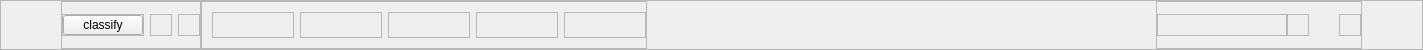
    <widget class="QFrame" name="frame_2">
     <property name="minimumSize">
      <size>
       <width>0</width>
       <height>50</height>
      </size>
     </property>
     <property name="maximumSize">
      <size>
       <width>16777215</width>
       <height>50</height>
      </size>
     </property>
     <property name="frameShape">
      <enum>QFrame::StyledPanel</enum>
     </property>
     <property name="frameShadow">
      <enum>QFrame::Raised</enum>
     </property>
     <layout class="QHBoxLayout" name="horizontalLayout_8">
      <property name="spacing">
       <number>0</number>
      </property>
      <property name="leftMargin">
       <number>60</number>
      </property>
      <property name="topMargin">
       <number>0</number>
      </property>
      <property name="rightMargin">
       <number>60</number>
      </property>
      <property name="bottomMargin">
       <number>0</number>
      </property>
      <item>
       <widget class="QFrame" name="frame_5">
        <property name="frameShape">
         <enum>QFrame::StyledPanel</enum>
        </property>
        <property name="frameShadow">
         <enum>QFrame::Raised</enum>
        </property>
        <layout class="QHBoxLayout" name="horizontalLayout_2">
         <property name="leftMargin">
          <number>0</number>
         </property>
         <property name="topMargin">
          <number>0</number>
         </property>
         <property name="rightMargin">
          <number>0</number>
         </property>
         <property name="bottomMargin">
          <number>0</number>
         </property>
         <item>
          <widget class="QFrame" name="frame_6">
           <property name="minimumSize">
            <size>
             <width>82</width>
             <height>22</height>
            </size>
           </property>
           <property name="maximumSize">
            <size>
             <width>82</width>
             <height>22</height>
            </size>
           </property>
           <property name="frameShape">
            <enum>QFrame::StyledPanel</enum>
           </property>
           <property name="frameShadow">
            <enum>QFrame::Raised</enum>
           </property>
           <layout class="QGridLayout" name="gridLayout_25">
            <property name="leftMargin">
             <number>0</number>
            </property>
            <property name="topMargin">
             <number>0</number>
            </property>
            <property name="rightMargin">
             <number>0</number>
            </property>
            <property name="bottomMargin">
             <number>0</number>
            </property>
            <property name="spacing">
             <number>0</number>
            </property>
            <item row="1" column="0">
             <widget class="QPushButton" name="btnClassify">
              <property name="sizePolicy">
               <sizepolicy hsizetype="Preferred" vsizetype="Preferred">
                <horstretch>0</horstretch>
                <verstretch>0</verstretch>
               </sizepolicy>
              </property>
              <property name="styleSheet">
               <string notr="true">QPushButton
{
  color: rgb(52, 174, 214);
  border-image: url(&quot;:/resource/top-btn82-classify-add-n@3x.png&quot;);
}

QPushButton:hover
{
  color: rgb(52, 174, 214);
  border-image: url(&quot;:/resource/top-btn82-classify-add-h@3x.png&quot;);
}</string>
              </property>
              <property name="text">
               <string>classify</string>
              </property>
              <property name="iconSize">
               <size>
                <width>16</width>
                <height>22</height>
               </size>
              </property>
             </widget>
            </item>
           </layout>
          </widget>
         </item>
         <item>
          <widget class="QFrame" name="frame_7">
           <property name="minimumSize">
            <size>
             <width>22</width>
             <height>22</height>
            </size>
           </property>
           <property name="maximumSize">
            <size>
             <width>22</width>
             <height>22</height>
            </size>
           </property>
           <property name="frameShape">
            <enum>QFrame::StyledPanel</enum>
           </property>
           <property name="frameShadow">
            <enum>QFrame::Raised</enum>
           </property>
           <layout class="QGridLayout" name="gridLayout_26">
            <property name="leftMargin">
             <number>0</number>
            </property>
            <property name="topMargin">
             <number>0</number>
            </property>
            <property name="rightMargin">
             <number>0</number>
            </property>
            <property name="bottomMargin">
             <number>0</number>
            </property>
            <property name="spacing">
             <number>0</number>
            </property>
            <item row="0" column="0">
             <widget class="QLabel" name="labelFavorite">
              <property name="styleSheet">
               <string notr="true">QLabel
{
  border-image: url(&quot;:/resource/top-btn22-classify-like-n@3x.png&quot;);
}

QLabel:hover
{
  border-image: url(&quot;:/resource/top-btn22-classify-like-h@3x.png&quot;);
}</string>
              </property>
             </widget>
            </item>
           </layout>
          </widget>
         </item>
         <item>
          <widget class="QFrame" name="frame_8">
           <property name="minimumSize">
            <size>
             <width>22</width>
             <height>22</height>
            </size>
           </property>
           <property name="maximumSize">
            <size>
             <width>22</width>
             <height>22</height>
            </size>
           </property>
           <property name="frameShape">
            <enum>QFrame::StyledPanel</enum>
           </property>
           <property name="frameShadow">
            <enum>QFrame::Raised</enum>
           </property>
           <layout class="QGridLayout" name="gridLayout_27">
            <property name="leftMargin">
             <number>0</number>
            </property>
            <property name="topMargin">
             <number>0</number>
            </property>
            <property name="rightMargin">
             <number>0</number>
            </property>
            <property name="bottomMargin">
             <number>0</number>
            </property>
            <property name="spacing">
             <number>0</number>
            </property>
            <item row="0" column="0">
             <widget class="QLabel" name="labelRating">
              <property name="styleSheet">
               <string notr="true">QLabel
{
  border-image: url(&quot;:/resource/top-btn22-classify-rank-n@3x.png&quot;);
}

QLabel:hover
{
  border-image: url(&quot;:/resource/top-btn22-classify-rank-h@3x.png&quot;);
}</string>
              </property>
             </widget>
            </item>
           </layout>
          </widget>
         </item>
        </layout>
       </widget>
      </item>
      <item>
       <widget class="QFrame" name="frame_9">
        <property name="frameShape">
         <enum>QFrame::StyledPanel</enum>
        </property>
        <property name="frameShadow">
         <enum>QFrame::Raised</enum>
        </property>
        <layout class="QHBoxLayout" name="horizontalLayout_9">
         <property name="leftMargin">
          <number>10</number>
         </property>
         <property name="topMargin">
          <number>0</number>
         </property>
         <property name="rightMargin">
          <number>0</number>
         </property>
         <property name="bottomMargin">
          <number>0</number>
         </property>
         <item>
          <widget class="QFrame" name="frameClassifyArtist">
           <property name="minimumSize">
            <size>
             <width>82</width>
             <height>26</height>
            </size>
           </property>
           <property name="maximumSize">
            <size>
             <width>82</width>
             <height>26</height>
            </size>
           </property>
           <property name="frameShape">
            <enum>QFrame::StyledPanel</enum>
           </property>
           <property name="frameShadow">
            <enum>QFrame::Raised</enum>
           </property>
           <layout class="QGridLayout" name="gridLayout_8">
            <property name="leftMargin">
             <number>0</number>
            </property>
            <property name="topMargin">
             <number>0</number>
            </property>
            <property name="rightMargin">
             <number>0</number>
            </property>
            <property name="bottomMargin">
             <number>0</number>
            </property>
            <property name="spacing">
             <number>0</number>
            </property>
            <item row="0" column="0">
             <widget class="QLabel" name="labelClassifyArtist">
              <property name="styleSheet">
               <string notr="true">QLabel
{
  border-image: url(:/resource/top-btn82-classify-add-n.png);
}

QLabel:hover
{
  border-image: url(:/resource/top-btn82-classify-add-h.png);
}</string>
              </property>
              <property name="text">
               <string/>
              </property>
              <property name="alignment">
               <set>Qt::AlignCenter</set>
              </property>
             </widget>
            </item>
           </layout>
          </widget>
         </item>
         <item>
          <widget class="QFrame" name="frameClassifyGenre">
           <property name="minimumSize">
            <size>
             <width>82</width>
             <height>26</height>
            </size>
           </property>
           <property name="maximumSize">
            <size>
             <width>82</width>
             <height>26</height>
            </size>
           </property>
           <property name="frameShape">
            <enum>QFrame::StyledPanel</enum>
           </property>
           <property name="frameShadow">
            <enum>QFrame::Raised</enum>
           </property>
           <layout class="QGridLayout" name="gridLayout_9">
            <property name="leftMargin">
             <number>0</number>
            </property>
            <property name="topMargin">
             <number>0</number>
            </property>
            <property name="rightMargin">
             <number>0</number>
            </property>
            <property name="bottomMargin">
             <number>0</number>
            </property>
            <property name="spacing">
             <number>0</number>
            </property>
            <item row="0" column="0">
             <widget class="QLabel" name="labelClassifyGenre">
              <property name="styleSheet">
               <string notr="true">QLabel
{
  border-image: url(:/resource/top-btn82-classify-add-n.png);
}

QLabel:hover
{
  border-image: url(:/resource/top-btn82-classify-add-h.png);
}</string>
              </property>
              <property name="alignment">
               <set>Qt::AlignCenter</set>
              </property>
             </widget>
            </item>
           </layout>
          </widget>
         </item>
         <item>
          <widget class="QFrame" name="frameClassifyComposer">
           <property name="minimumSize">
            <size>
             <width>82</width>
             <height>26</height>
            </size>
           </property>
           <property name="maximumSize">
            <size>
             <width>82</width>
             <height>26</height>
            </size>
           </property>
           <property name="frameShape">
            <enum>QFrame::StyledPanel</enum>
           </property>
           <property name="frameShadow">
            <enum>QFrame::Raised</enum>
           </property>
           <layout class="QGridLayout" name="gridLayout_24">
            <property name="leftMargin">
             <number>0</number>
            </property>
            <property name="topMargin">
             <number>0</number>
            </property>
            <property name="rightMargin">
             <number>0</number>
            </property>
            <property name="bottomMargin">
             <number>0</number>
            </property>
            <property name="spacing">
             <number>0</number>
            </property>
            <item row="0" column="0">
             <widget class="QLabel" name="labelClassifyComposer">
              <property name="styleSheet">
               <string notr="true">QLabel
{
  border-image: url(:/resource/top-btn82-classify-add-n.png);
}

QLabel:hover
{
  border-image: url(:/resource/top-btn82-classify-add-h.png);
}</string>
              </property>
              <property name="alignment">
               <set>Qt::AlignCenter</set>
              </property>
             </widget>
            </item>
           </layout>
          </widget>
         </item>
         <item>
          <widget class="QFrame" name="frameClassifyTemp">
           <property name="minimumSize">
            <size>
             <width>82</width>
             <height>26</height>
            </size>
           </property>
           <property name="maximumSize">
            <size>
             <width>82</width>
             <height>26</height>
            </size>
           </property>
           <property name="frameShape">
            <enum>QFrame::StyledPanel</enum>
           </property>
           <property name="frameShadow">
            <enum>QFrame::Raised</enum>
           </property>
           <layout class="QGridLayout" name="gridLayout_28">
            <property name="leftMargin">
             <number>0</number>
            </property>
            <property name="topMargin">
             <number>0</number>
            </property>
            <property name="rightMargin">
             <number>0</number>
            </property>
            <property name="bottomMargin">
             <number>0</number>
            </property>
            <property name="spacing">
             <number>0</number>
            </property>
            <item row="0" column="0">
             <widget class="QLabel" name="labelClassifyTemp">
              <property name="styleSheet">
               <string notr="true">QLabel
{
  border-image: url(:/resource/top-btn82-classify-add-n.png);
}

QLabel:hover
{
  border-image: url(:/resource/top-btn82-classify-add-h.png);
}</string>
              </property>
              <property name="alignment">
               <set>Qt::AlignCenter</set>
              </property>
             </widget>
            </item>
           </layout>
          </widget>
         </item>
         <item>
          <widget class="QFrame" name="frameClassifyTemp_2">
           <property name="minimumSize">
            <size>
             <width>82</width>
             <height>26</height>
            </size>
           </property>
           <property name="maximumSize">
            <size>
             <width>82</width>
             <height>26</height>
            </size>
           </property>
           <property name="frameShape">
            <enum>QFrame::StyledPanel</enum>
           </property>
           <property name="frameShadow">
            <enum>QFrame::Raised</enum>
           </property>
           <layout class="QGridLayout" name="gridLayout_29">
            <property name="leftMargin">
             <number>0</number>
            </property>
            <property name="topMargin">
             <number>0</number>
            </property>
            <property name="rightMargin">
             <number>0</number>
            </property>
            <property name="bottomMargin">
             <number>0</number>
            </property>
            <property name="spacing">
             <number>0</number>
            </property>
            <item row="0" column="0">
             <widget class="QLabel" name="labelClassifyTemp_2">
              <property name="styleSheet">
               <string notr="true">QLabel
{
  border-image: url(:/resource/top-btn82-classify-add-n.png);
}

QLabel:hover
{
  border-image: url(:/resource/top-btn82-classify-add-h.png);
}</string>
              </property>
              <property name="alignment">
               <set>Qt::AlignCenter</set>
              </property>
             </widget>
            </item>
           </layout>
          </widget>
         </item>
        </layout>
       </widget>
      </item>
      <item>
       <spacer name="horizontalSpacer">
        <property name="orientation">
         <enum>Qt::Horizontal</enum>
        </property>
        <property name="sizeHint" stdset="0">
         <size>
          <width>509</width>
          <height>20</height>
         </size>
        </property>
       </spacer>
      </item>
      <item>
       <widget class="QFrame" name="frame_4">
        <property name="minimumSize">
         <size>
          <width>0</width>
          <height>0</height>
         </size>
        </property>
        <property name="maximumSize">
         <size>
          <width>16777215</width>
          <height>16777215</height>
         </size>
        </property>
        <property name="frameShape">
         <enum>QFrame::StyledPanel</enum>
        </property>
        <property name="frameShadow">
         <enum>QFrame::Raised</enum>
        </property>
        <layout class="QHBoxLayout" name="horizontalLayout_7">
         <property name="spacing">
          <number>0</number>
         </property>
         <property name="leftMargin">
          <number>0</number>
         </property>
         <property name="topMargin">
          <number>0</number>
         </property>
         <property name="rightMargin">
          <number>0</number>
         </property>
         <property name="bottomMargin">
          <number>0</number>
         </property>
         <item>
          <widget class="QFrame" name="frameSort">
           <property name="minimumSize">
            <size>
             <width>130</width>
             <height>22</height>
            </size>
           </property>
           <property name="maximumSize">
            <size>
             <width>130</width>
             <height>22</height>
            </size>
           </property>
           <property name="frameShape">
            <enum>QFrame::StyledPanel</enum>
           </property>
           <property name="frameShadow">
            <enum>QFrame::Raised</enum>
           </property>
           <layout class="QGridLayout" name="gridLayout_2">
            <property name="leftMargin">
             <number>0</number>
            </property>
            <property name="topMargin">
             <number>0</number>
            </property>
            <property name="rightMargin">
             <number>0</number>
            </property>
            <property name="bottomMargin">
             <number>0</number>
            </property>
            <property name="spacing">
             <number>0</number>
            </property>
            <item row="0" column="0">
             <widget class="QLabel" name="labelSort">
              <property name="styleSheet">
               <string notr="true">QLabel
{
  color: rgb(52, 174, 214);
  border-image: url(&quot;:/resource/top-btn130-sort-n@3x.png&quot;);
}

QLabel:hover
{
  color: rgb(255, 255, 255);
  border-image: url(&quot;:/resource/top-btn130-sort-h@3x.png&quot;);
}</string>
              </property>
              <property name="alignment">
               <set>Qt::AlignCenter</set>
              </property>
             </widget>
            </item>
           </layout>
          </widget>
         </item>
         <item>
          <widget class="QFrame" name="frameIncDec">
           <property name="minimumSize">
            <size>
             <width>22</width>
             <height>22</height>
            </size>
           </property>
           <property name="maximumSize">
            <size>
             <width>22</width>
             <height>22</height>
            </size>
           </property>
           <property name="frameShape">
            <enum>QFrame::StyledPanel</enum>
           </property>
           <property name="frameShadow">
            <enum>QFrame::Raised</enum>
           </property>
           <layout class="QGridLayout" name="gridLayout_3">
            <property name="leftMargin">
             <number>0</number>
            </property>
            <property name="topMargin">
             <number>0</number>
            </property>
            <property name="rightMargin">
             <number>0</number>
            </property>
            <property name="bottomMargin">
             <number>0</number>
            </property>
            <property name="spacing">
             <number>0</number>
            </property>
            <item row="0" column="0">
             <widget class="QLabel" name="labelIncDec">
              <property name="styleSheet">
               <string notr="true">QLabel
{
  border-image: url(&quot;:/resource/top-btn22-sortu-n@3x.png&quot;);
}

QLabel:hover
{
  border-image: url(&quot;:/resource/top-btn22-sortu-h@3x.png&quot;);
}</string>
              </property>
              <property name="text">
               <string/>
              </property>
             </widget>
            </item>
           </layout>
          </widget>
         </item>
         <item>
          <spacer name="horizontalSpacer_3">
           <property name="orientation">
            <enum>Qt::Horizontal</enum>
           </property>
           <property name="sizeType">
            <enum>QSizePolicy::Fixed</enum>
           </property>
           <property name="sizeHint" stdset="0">
            <size>
             <width>30</width>
             <height>20</height>
            </size>
           </property>
          </spacer>
         </item>
         <item>
          <widget class="QFrame" name="frameResize">
           <property name="minimumSize">
            <size>
             <width>22</width>
             <height>22</height>
            </size>
           </property>
           <property name="maximumSize">
            <size>
             <width>22</width>
             <height>22</height>
            </size>
           </property>
           <property name="frameShape">
            <enum>QFrame::StyledPanel</enum>
           </property>
           <property name="frameShadow">
            <enum>QFrame::Raised</enum>
           </property>
           <layout class="QGridLayout" name="gridLayout_4">
            <property name="leftMargin">
             <number>0</number>
            </property>
            <property name="topMargin">
             <number>0</number>
            </property>
            <property name="rightMargin">
             <number>0</number>
            </property>
            <property name="bottomMargin">
             <number>0</number>
            </property>
            <property name="spacing">
             <number>0</number>
            </property>
            <item row="0" column="0">
             <widget class="QLabel" name="labelResize">
              <property name="styleSheet">
               <string notr="true">QLabel
{
  border-image: url(&quot;:/resource/top-bar22-iconsize-n@3x.png&quot;);
}

QLabel:hover
{
  border-image: url(&quot;:/resource/top-bar22-iconsize-n@3x.png&quot;);
}</string>
              </property>
             </widget>
            </item>
           </layout>
          </widget>
         </item>
        </layout>
       </widget>
      </item>
     </layout>
    </widget>
